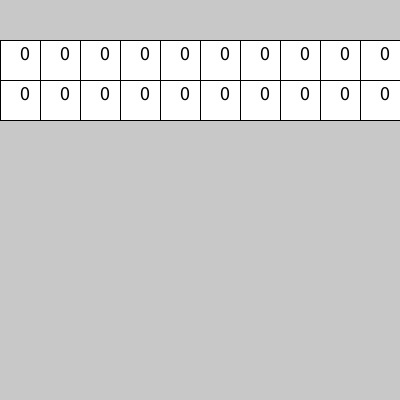
Frame 1 (no input)
Frame 60 (the mouse pressed at the canvas centre just before this capture): identical to frame 1, image omitted
Frame 120 (the mouse held since frame 60 and released just before this capture): identical to frame 1, image omitted

The Processing sketch that drew this single still picture (run headless with seeded random() and noise(); from frame 60 on, the mouse is pressed at the canvas centre):

// Processing sketch: contador_click_doble
// ── contador_click_doble.pde
int cant = 10;
int [] miContador = new int [cant];
int [] miContador2 = new int [cant];
int tam;

void setup(){
  size(400,400);
  tam = width/cant;
  textSize(20);
}

void draw(){
  background(200);
  for(int i=0; i< cant; i++){
    fill(255);
    rect(i*tam, tam, tam, tam);
    fill(0);
    text(miContador[i], i*tam + tam/2, tam + tam/2);
  }
  for(int i=0; i< cant; i++){
    fill(255);
    rect(i*tam, tam*2, tam, tam);
    fill(0);
    text(miContador2[i], i*tam + tam/2, tam*2 + tam/2);
  }
}

void mouseClicked() {
  for (int i=0; i<cant; i++) {
    if (mouseX > i*tam && mouseX < i*tam + tam && mouseY > tam && mouseY < tam+tam) {
      miContador[i]++;
    }
  }
  for (int i=0; i<cant; i++) {
    if (mouseX > i*tam && mouseX < i*tam + tam && mouseY > tam*2 && mouseY < tam*2+tam) {
      miContador2[i]++;
    }
  }
}
